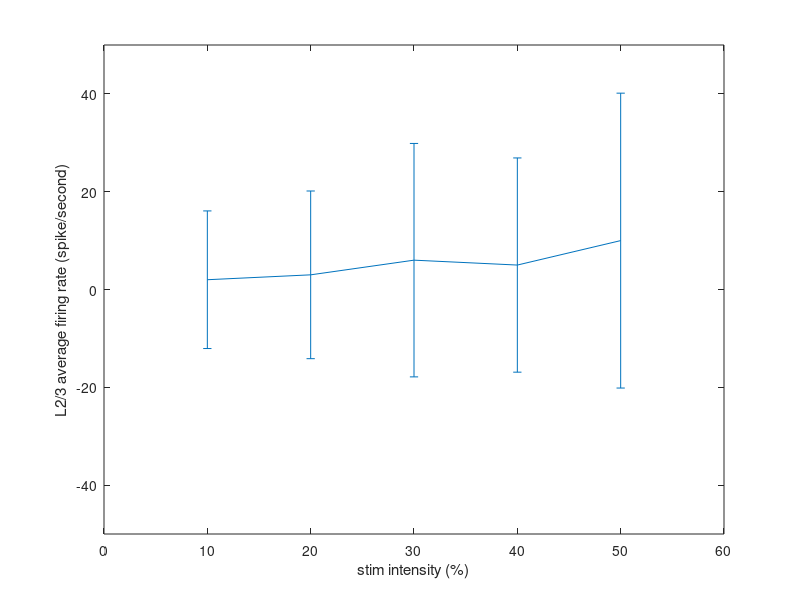
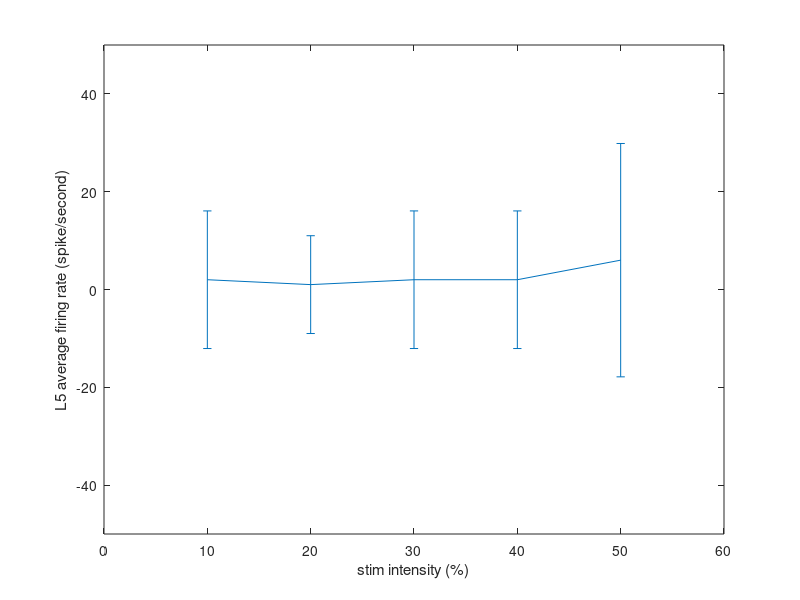
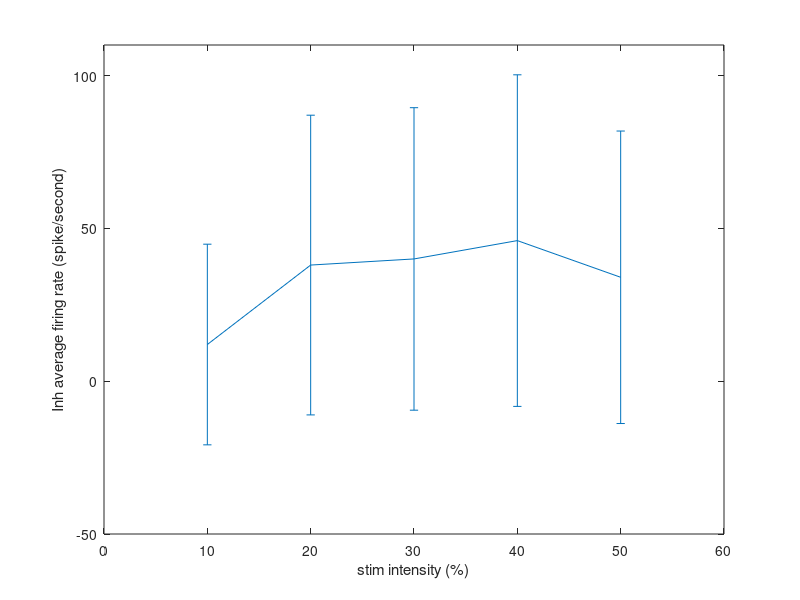

Write the MATLAB code that produced these figures, in order.
int = [10 20 30 40 50];
frl23 = [2,3,6,5,10]; errl23 = [14.0705 17.1447 23.868 21.9043 30.1511];
frl5 = [2 1 2 2 6]; errl5 = [14.0705 10 14.0705 14.07 23.86];
frInh = [12 38 40 46 34]; errInh = [32.8261 49.0314 49.4872 54.2481 47.85];
figure;
errorbar(int,frl23,errl23)
xlim([0 60])
ylim([-50 50])
xlabel('stim intensity (%)')
ylabel('L2/3 average firing rate (spike/second)')
figure;
errorbar(int,frl5,errl5)
xlim([0 60])
ylim([-50 50])
xlabel('stim intensity (%)')
ylabel('L5 average firing rate (spike/second)')
figure;
errorbar(int,frInh,errInh)
xlim([0 60])
ylim([-50 110])
xlabel('stim intensity (%)')
ylabel('Inh average firing rate (spike/second)')
